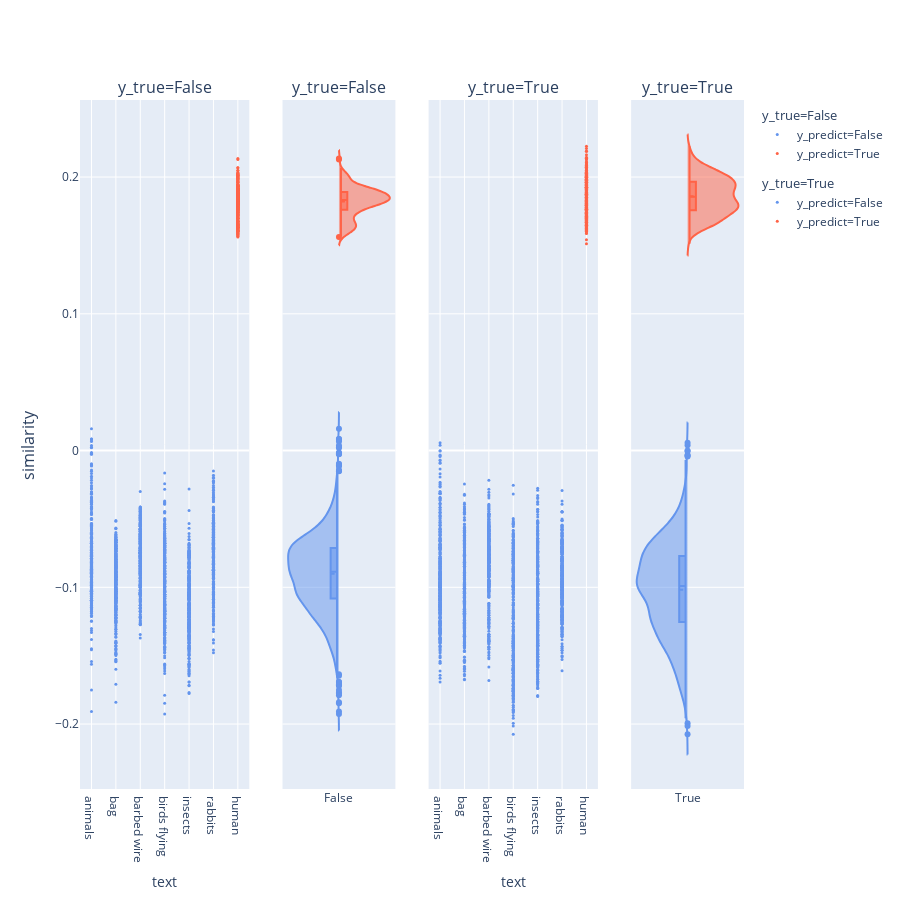
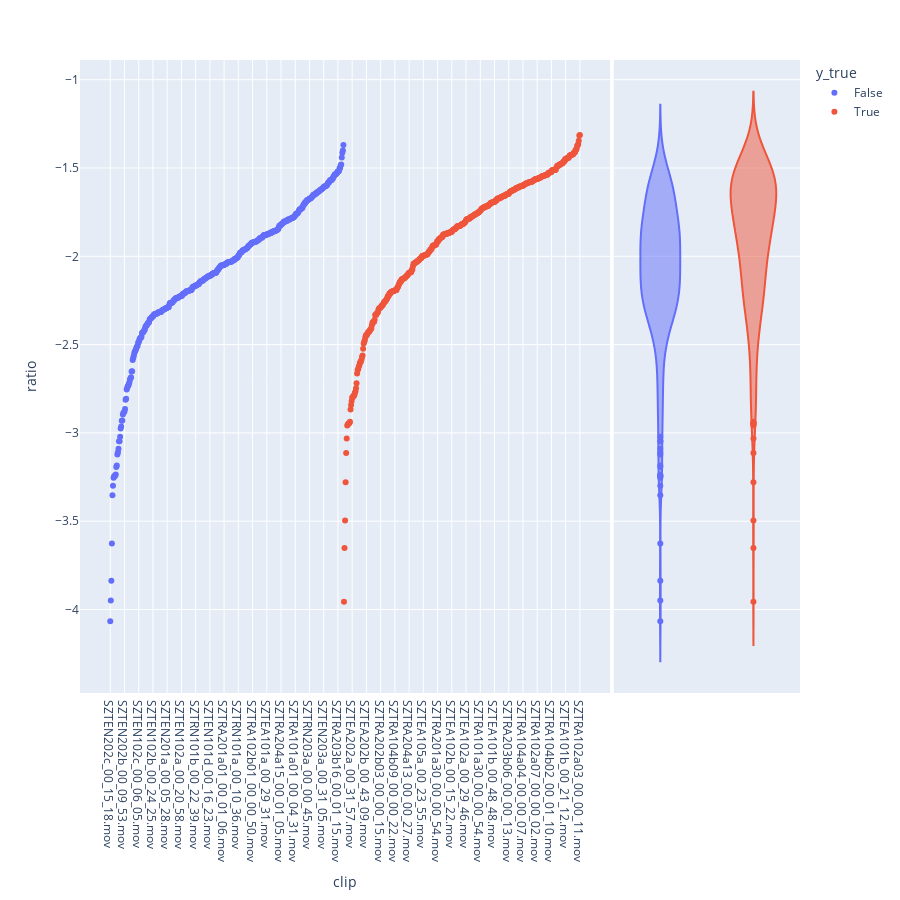
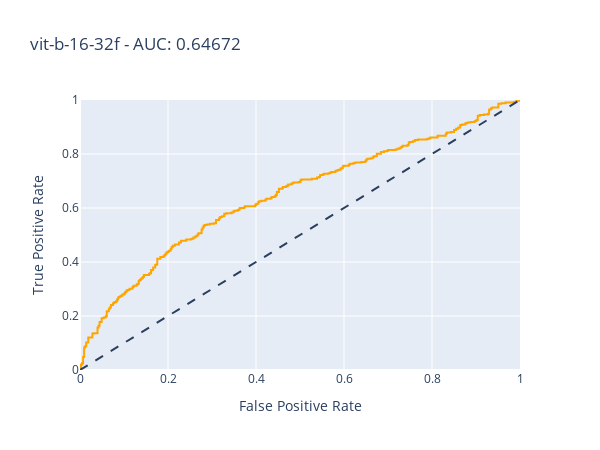

The code cell stored with these charts, in order, in its notebook:
### Code cell
def get_similarities(
    variation: str,
    texts_positive: List[str],
    texts_negative: List[str],
):
    assert len(texts_positive) > 0
    assert len(texts_negative) > 0
    assert variation in VARIATION_NAMES

    images_features = normalize_features(get_images_features(variation))
    positive_texts_features = get_all_text_features(texts_positive, variation, True)
    negative_texts_features = get_all_text_features(texts_negative, variation, False)
    human_text_features = get_all_text_features(["human"], variation, False).squeeze(
        dim=0
    )

    negative_texts_features -= human_text_features

    texts_features = torch.vstack(
        (positive_texts_features, normalize_features(negative_texts_features))
    )

    similarities = images_features @ texts_features.T

    return similarities


def infer(TEXTS: List[str], TEXT_CLASSIFICATIONS: List[bool], VARIATION: str):
    texts_positive = [t for i, t in enumerate(TEXTS) if TEXT_CLASSIFICATIONS[i]]
    texts_negative = [t for i, t in enumerate(TEXTS) if not TEXT_CLASSIFICATIONS[i]]
    similarities = get_similarities(
        VARIATION,
        texts_positive,
        texts_negative,
    )

    alarms_series = images_features_df(VARIATION)["Alarm"]

    df = (
        pd.DataFrame(
            [
                [clip, alarms_series[clip], text, y_predict, clip_similarity]
                for clip, clip_similarities in zip(alarms_series.index, similarities)
                for text, y_predict, clip_similarity in zip(
                    texts_positive + texts_negative,
                    [True] * len(texts_positive) + [False] * len(texts_negative),
                    clip_similarities,
                )
            ],
            columns=["clip", "y_true", "text", "y_predict", "similarity"],
        )
        .rename(columns={"classification": "y_predict"})
        .sort_values(["clip", "y_true", "y_predict", "text"])
        .reset_index(drop=True)
    )

    unique_y_true = df["y_true"].unique()

    fig = make_subplots(
        rows=1,
        cols=4,
        column_widths=[0.3, 0.2, 0.3, 0.2],
        shared_yaxes=True,
        y_title="similarity",
        subplot_titles=[
            f"y_true={y_true}" for y_true in unique_y_true for _ in range(2)
        ],
    )

    # group by
    #  1. y_true (facet)
    #  2. y_predict / text class (color)
    for i, y_true in enumerate(unique_y_true):
        facet_df = df[df["y_true"] == y_true]

        for y_predict, class_color in zip(
            sorted(facet_df["y_predict"].unique()), ["CornflowerBlue", "Tomato"]
        ):
            facet_color_df = facet_df[facet_df["y_predict"] == y_predict]

            violin_side = "positive" if y_predict else "negative"

            fig.add_scatter(
                x=facet_color_df["text"],
                y=facet_color_df["similarity"],
                marker=dict(color=class_color, size=3),
                hovertext=facet_color_df["clip"],
                mode="markers",
                name=f"y_predict={str(y_predict)}",
                legendgroup=f"y_true={str(y_true)}",
                legendgrouptitle=dict(text=f"y_true={str(y_true)}"),
                row=1,
                col=i * 2 + 1,
            )
            fig.update_layout(**{f"xaxis{i*2+1}": dict(title="text")})
            fig.add_violin(
                x=np.repeat(str(y_true), len(facet_color_df)),
                y=facet_color_df["similarity"],
                box=dict(visible=True),
                scalegroup=str(y_true),
                scalemode="count",
                width=1,
                meanline=dict(visible=True),
                side=violin_side,
                marker=dict(color=class_color),
                showlegend=False,
                row=1,
                col=i * 2 + 2,
            )

    fig.update_layout(height=900, violingap=0, violinmode="overlay")
    fig.show()

    groupby_classification = df.groupby(["clip", "y_predict"])["similarity"]
    weighted_similarity = groupby_classification.sum() / groupby_classification.count()

    ratio = weighted_similarity.groupby(level="clip").aggregate(
        lambda s: s.loc[:, True] / s.loc[:, False]
    )

    ratio_df = ratio.to_frame("ratio")
    ratio_df["y_true"] = alarms_series.loc[ratio_df.index]

    fig = px.scatter(
        ratio_df.sort_values(["y_true", "ratio"]),
        y="ratio",
        color="y_true",
        render_mode="line",
        marginal_y="violin",
        height=900,
    )
    fig.show()

    fpr, tpr, thresholds = roc_curve(ratio_df["y_true"], ratio_df["ratio"])
    auc_score = roc_auc_score(ratio_df["y_true"], ratio_df["ratio"])

    roc_df = pd.DataFrame(
        {
            "False Positive Rate": fpr,
            "True Positive Rate": tpr,
        },
        columns=pd.Index(["False Positive Rate", "True Positive Rate"], name="Rate"),
        index=pd.Index(thresholds, name="Thresholds"),
    )
    fig = px.line(
        roc_df,
        x="False Positive Rate",
        y="True Positive Rate",
        title=f"{VARIATION} - AUC: {auc_score:.5f}",
        color_discrete_sequence=["orange"],
        range_x=[0, 1],
        range_y=[0, 1],
        width=600,
        height=450,
    ).add_shape(type="line", line=dict(dash="dash"), x0=0, x1=1, y0=0, y1=1)

    fig.show()


TEXTS_TRUE = ["human"]
TEXTS_FALSE = ["birds flying", "bag", "rabbits", "insects", "animals", "barbed wire"]
# assert len(TEXTS_TRUE) == len(TEXTS_FALSE)
TEXTS = TEXTS_TRUE + TEXTS_FALSE
TEXT_CLASSIFICATIONS = [True] * len(TEXTS_TRUE) + [False] * len(TEXTS_FALSE)

infer(TEXTS, TEXT_CLASSIFICATIONS, VARIATION_NAMES[1])

### Figure 1 — Plotly figure (JSON) as saved in the notebook; plotly's stock layout.template omitted (floating-point values rounded to 4 significant figures; data arrays with more than 128 entries replaced by an {"elided": "..."} marker saying what was removed)
{"data": [{"hovertext": {"elided": "2562 str values"}, "legendgroup": "y_true=False", "legendgrouptitle": {"text": "y_true=False"}, "marker": {"color": "CornflowerBlue", "size": 3}, "mode": "markers", "name": "y_predict=False", "type": "scatter", "x": {"elided": "2562 str values"}, "xaxis": "x", "y": {"elided": "2562 float values"}, "yaxis": "y"}, {"box": {"visible": true}, "marker": {"color": "CornflowerBlue"}, "meanline": {"visible": true}, "scalegroup": "False", "scalemode": "count", "showlegend": false, "side": "negative", "type": "violin", "width": 1, "x": {"elided": "2562 str values"}, "xaxis": "x2", "y": {"elided": "2562 float values"}, "yaxis": "y2"}, {"hovertext": {"elided": "427 str values"}, "legendgroup": "y_true=False", "legendgrouptitle": {"text": "y_true=False"}, "marker": {"color": "Tomato", "size": 3}, "mode": "markers", "name": "y_predict=True", "type": "scatter", "x": {"elided": "427 str values"}, "xaxis": "x", "y": {"elided": "427 float values"}, "yaxis": "y"}, {"box": {"visible": true}, "marker": {"color": "Tomato"}, "meanline": {"visible": true}, "scalegroup": "False", "scalemode": "count", "showlegend": false, "side": "positive", "type": "violin", "width": 1, "x": {"elided": "427 str values"}, "xaxis": "x2", "y": {"elided": "427 float values"}, "yaxis": "y2"}, {"hovertext": {"elided": "2592 str values"}, "legendgroup": "y_true=True", "legendgrouptitle": {"text": "y_true=True"}, "marker": {"color": "CornflowerBlue", "size": 3}, "mode": "markers", "name": "y_predict=False", "type": "scatter", "x": {"elided": "2592 str values"}, "xaxis": "x3", "y": {"elided": "2592 float values"}, "yaxis": "y3"}, {"box": {"visible": true}, "marker": {"color": "CornflowerBlue"}, "meanline": {"visible": true}, "scalegroup": "True", "scalemode": "count", "showlegend": false, "side": "negative", "type": "violin", "width": 1, "x": {"elided": "2592 str values"}, "xaxis": "x4", "y": {"elided": "2592 float values"}, "yaxis": "y4"}, {"hovertext": {"elided": "432 str values"}, "legendgroup": "y_true=True", "legendgrouptitle": {"text": "y_true=True"}, "marker": {"color": "Tomato", "size": 3}, "mode": "markers", "name": "y_predict=True", "type": "scatter", "x": {"elided": "432 str values"}, "xaxis": "x3", "y": {"elided": "432 float values"}, "yaxis": "y3"}, {"box": {"visible": true}, "marker": {"color": "Tomato"}, "meanline": {"visible": true}, "scalegroup": "True", "scalemode": "count", "showlegend": false, "side": "positive", "type": "violin", "width": 1, "x": {"elided": "432 str values"}, "xaxis": "x4", "y": {"elided": "432 float values"}, "yaxis": "y4"}], "layout": {"annotations": [{"font": {"size": 16}, "showarrow": false, "text": "y_true=False", "x": 0.1275, "xanchor": "center", "xref": "paper", "y": 1, "yanchor": "bottom", "yref": "paper"}, {"font": {"size": 16}, "showarrow": false, "text": "y_true=False", "x": 0.39, "xanchor": "center", "xref": "paper", "y": 1, "yanchor": "bottom", "yref": "paper"}, {"font": {"size": 16}, "showarrow": false, "text": "y_true=True", "x": 0.6525, "xanchor": "center", "xref": "paper", "y": 1, "yanchor": "bottom", "yref": "paper"}, {"font": {"size": 16}, "showarrow": false, "text": "y_true=True", "x": 0.915, "xanchor": "center", "xref": "paper", "y": 1, "yanchor": "bottom", "yref": "paper"}, {"font": {"size": 16}, "showarrow": false, "text": "similarity", "textangle": -90, "x": 0, "xanchor": "right", "xref": "paper", "xshift": -40, "y": 0.5, "yanchor": "middle", "yref": "paper"}], "height": 900, "violingap": 0, "violinmode": "overlay", "xaxis": {"anchor": "y", "domain": [0, 0.255], "title": {"text": "text"}}, "xaxis2": {"anchor": "y2", "domain": [0.305, 0.475]}, "xaxis3": {"anchor": "y3", "domain": [0.525, 0.78], "title": {"text": "text"}}, "xaxis4": {"anchor": "y4", "domain": [0.83, 1]}, "yaxis": {"anchor": "x", "domain": [0, 1]}, "yaxis2": {"anchor": "x2", "domain": [0, 1], "matches": "y", "showticklabels": false}, "yaxis3": {"anchor": "x3", "domain": [0, 1], "matches": "y", "showticklabels": false}, "yaxis4": {"anchor": "x4", "domain": [0, 1], "matches": "y", "showticklabels": false}}}

### Figure 2 — Plotly figure (JSON) as saved in the notebook; plotly's stock layout.template omitted (floating-point values rounded to 4 significant figures; data arrays with more than 128 entries replaced by an {"elided": "..."} marker saying what was removed)
{"data": [{"hovertemplate": "y_true=False<br>clip=%{x}<br>ratio=%{y}<extra></extra>", "legendgroup": "False", "marker": {"color": "#636efa", "symbol": "circle"}, "mode": "markers", "name": "False", "orientation": "v", "showlegend": true, "type": "scatter", "x": {"elided": "427 str values"}, "xaxis": "x", "y": {"elided": "427 float values"}, "yaxis": "y"}, {"alignmentgroup": "True", "hovertemplate": "y_true=False<br>ratio=%{y}<extra></extra>", "legendgroup": "False", "marker": {"color": "#636efa", "symbol": "circle"}, "name": "False", "offsetgroup": "False", "scalegroup": "y", "showlegend": false, "type": "violin", "xaxis": "x2", "y": {"elided": "427 float values"}, "yaxis": "y2"}, {"hovertemplate": "y_true=True<br>clip=%{x}<br>ratio=%{y}<extra></extra>", "legendgroup": "True", "marker": {"color": "#EF553B", "symbol": "circle"}, "mode": "markers", "name": "True", "orientation": "v", "showlegend": true, "type": "scatter", "x": {"elided": "432 str values"}, "xaxis": "x", "y": {"elided": "432 float values"}, "yaxis": "y"}, {"alignmentgroup": "True", "hovertemplate": "y_true=True<br>ratio=%{y}<extra></extra>", "legendgroup": "True", "marker": {"color": "#EF553B", "symbol": "circle"}, "name": "True", "offsetgroup": "True", "scalegroup": "y", "showlegend": false, "type": "violin", "xaxis": "x2", "y": {"elided": "432 float values"}, "yaxis": "y2"}], "layout": {"height": 900, "legend": {"title": {"text": "y_true"}, "tracegroupgap": 0}, "margin": {"t": 60}, "xaxis": {"anchor": "y", "domain": [0, 0.7363], "title": {"text": "clip"}}, "xaxis2": {"anchor": "y2", "domain": [0.7413, 1], "matches": "x2", "showgrid": false, "showline": false, "showticklabels": false, "ticks": ""}, "yaxis": {"anchor": "x", "domain": [0, 1], "title": {"text": "ratio"}}, "yaxis2": {"anchor": "x2", "domain": [0, 1], "matches": "y", "showgrid": true, "showticklabels": false}}}

### Figure 3 — Plotly figure (JSON) as saved in the notebook; plotly's stock layout.template omitted (floating-point values rounded to 4 significant figures; data arrays with more than 128 entries replaced by an {"elided": "..."} marker saying what was removed)
{"data": [{"hovertemplate": "False Positive Rate=%{x}<br>True Positive Rate=%{y}<extra></extra>", "legendgroup": "", "line": {"color": "orange", "dash": "solid"}, "marker": {"symbol": "circle"}, "mode": "lines", "name": "", "orientation": "v", "showlegend": false, "type": "scatter", "x": {"elided": "384 float values"}, "xaxis": "x", "y": {"elided": "384 float values"}, "yaxis": "y"}], "layout": {"height": 450, "legend": {"tracegroupgap": 0}, "shapes": [{"line": {"dash": "dash"}, "type": "line", "x0": 0, "x1": 1, "y0": 0, "y1": 1}], "title": {"text": "vit-b-16-32f - AUC: 0.64672"}, "width": 600, "xaxis": {"anchor": "y", "domain": [0, 1], "range": [0, 1], "title": {"text": "False Positive Rate"}}, "yaxis": {"anchor": "x", "domain": [0, 1], "range": [0, 1], "title": {"text": "True Positive Rate"}}}}
